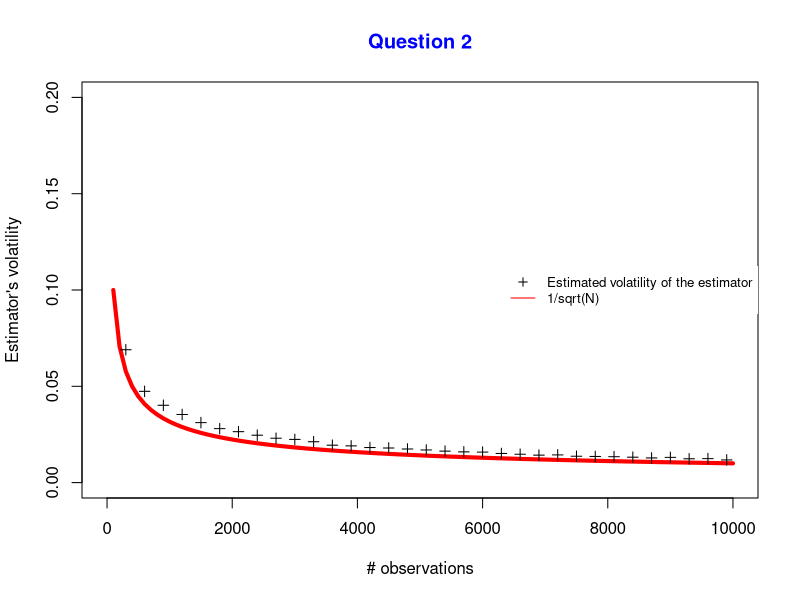

The R script that drew this image:
# R does not have any include statement, so let's copy paste that
random_average = function(count) {
    mu = c()

    for(i in 1:1000) {
        x = rnorm(count, -0.3, 1.2)
        s = mean(x)
        mu = c(mu, s)
    }

    return(mu)
}

f_x = function(x) {
    return(1/sqrt(x))
}

plot_functions = function() {
    main_title = "Question 2"
    xlab = "# observations"
    ylab = "Estimator's volatility"
    plot(f_x, main=main_title, col="red", lwd=4, col.main="blue", ylab=ylab, xlab=xlab, xlim=c(0, 10000), ylim=c(0.0, .2))
    i = 0
    legend(x="right", y=.92,
        legend=c("Estimated volatility of the estimator", "1/sqrt(N)"), cex=.8, lty=c(NA, 1),
        col=c("black", "red"), pch=c(3, NA), box.lty=0)
    while (i < 10000){
        points(i, sd(random_average(i)), pch=3)
        i = i+300 # Time to buy a new computer?
    }
}


main = function(){
    plot_functions()
}


main()